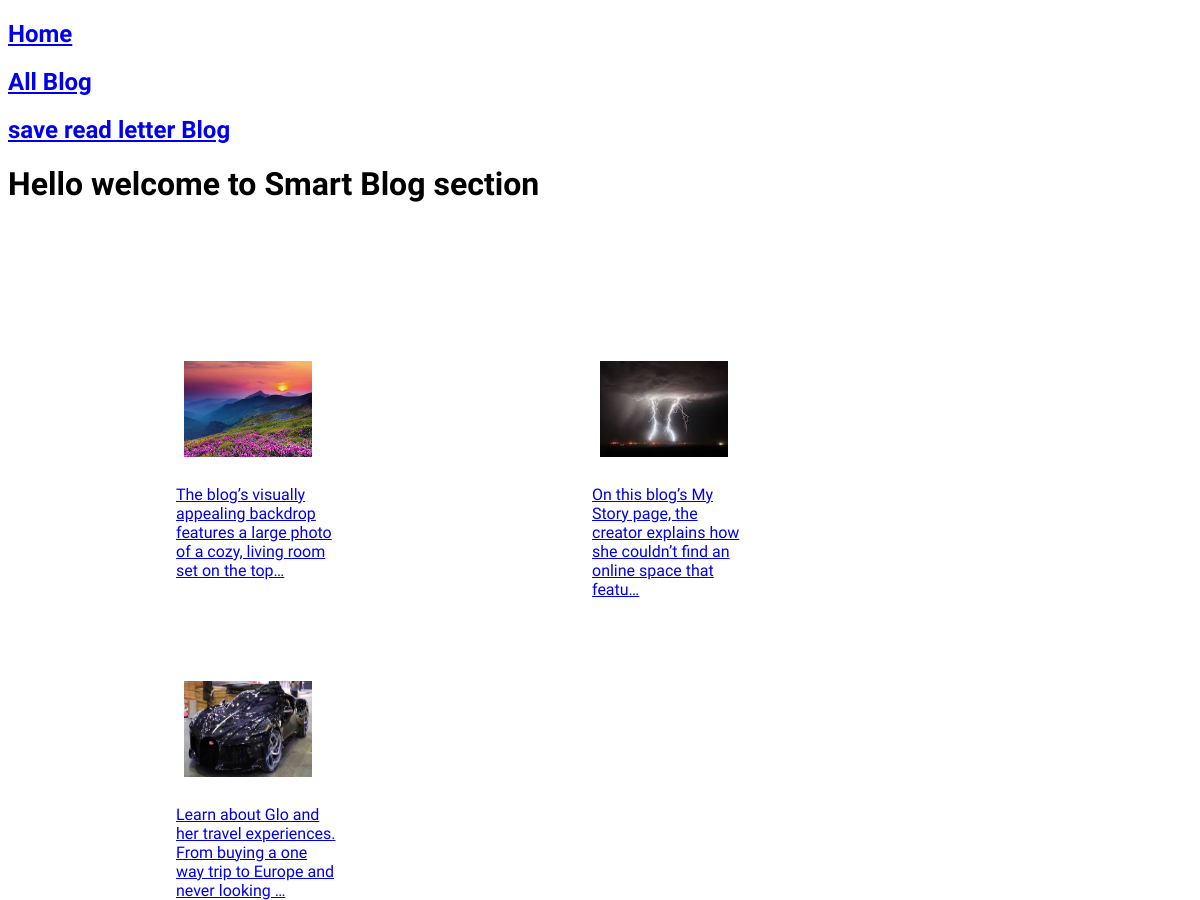
The page / on the database its author committed.
### posts/models.py (models this page shows, shortened)
class BlogModel(models.Model):
    title = models.CharField(max_length=100)
    image = models.ImageField(upload_to = 'image')
    date = models.DateField()
    slug = models.SlugField()
    text = models.TextField()
    author = models.ForeignKey(Author, on_delete=models.CASCADE)

### posts/views.py (the view)
# urls.py: path('', views.index, name='index'),
def index(request):
    blog = BlogModel.objects.all().order_by('-date')[:3]
    return render(request, 'posts/index.html', {'blog' : blog})

### posts/templates/posts/index.html (shortened to what this page needs)
{% extends 'base.html' %}
{% block pagebody %}
{% include 'posts/include/nav.html' %}
<h1>Hello welcome to Smart Blog section</h1>
<ul>
{% for b in blog %}
<li><a href= {% url 'blog_detail' b.slug %}>
    <img src="{{b.image.url}}" alt="{{b.title}}" height=100px width=100px>
    <p>{{b.text |truncatechars:100}}</p>
</li>
{% endfor %}
</ul>
{% endblock pagebody %}

### static/base.css (style rules this page uses)
html { font-family: 'Source Sans Pro', sans-serif; }
li { list-style: none; height: 4rem; width: 10rem; padding: 4em; margin: 4rem; }
li img { height: 6rem; width: 8rem; margin: 0.5rem; }
ul { display: flex; flex-direction: row; flex-wrap: wrap; }

### rows shown on the page
BlogModel: image (picture), text "The blog’s visually appealing backdrop features a large photo of a cozy, living room set on the top…"
BlogModel: image (picture), text "On this blog’s My Story page, the creator explains how she couldn’t find an online space that featu…"
BlogModel: image (picture), text "Learn about Glo and her travel experiences. From buying a one way trip to Europe and never looking …"
